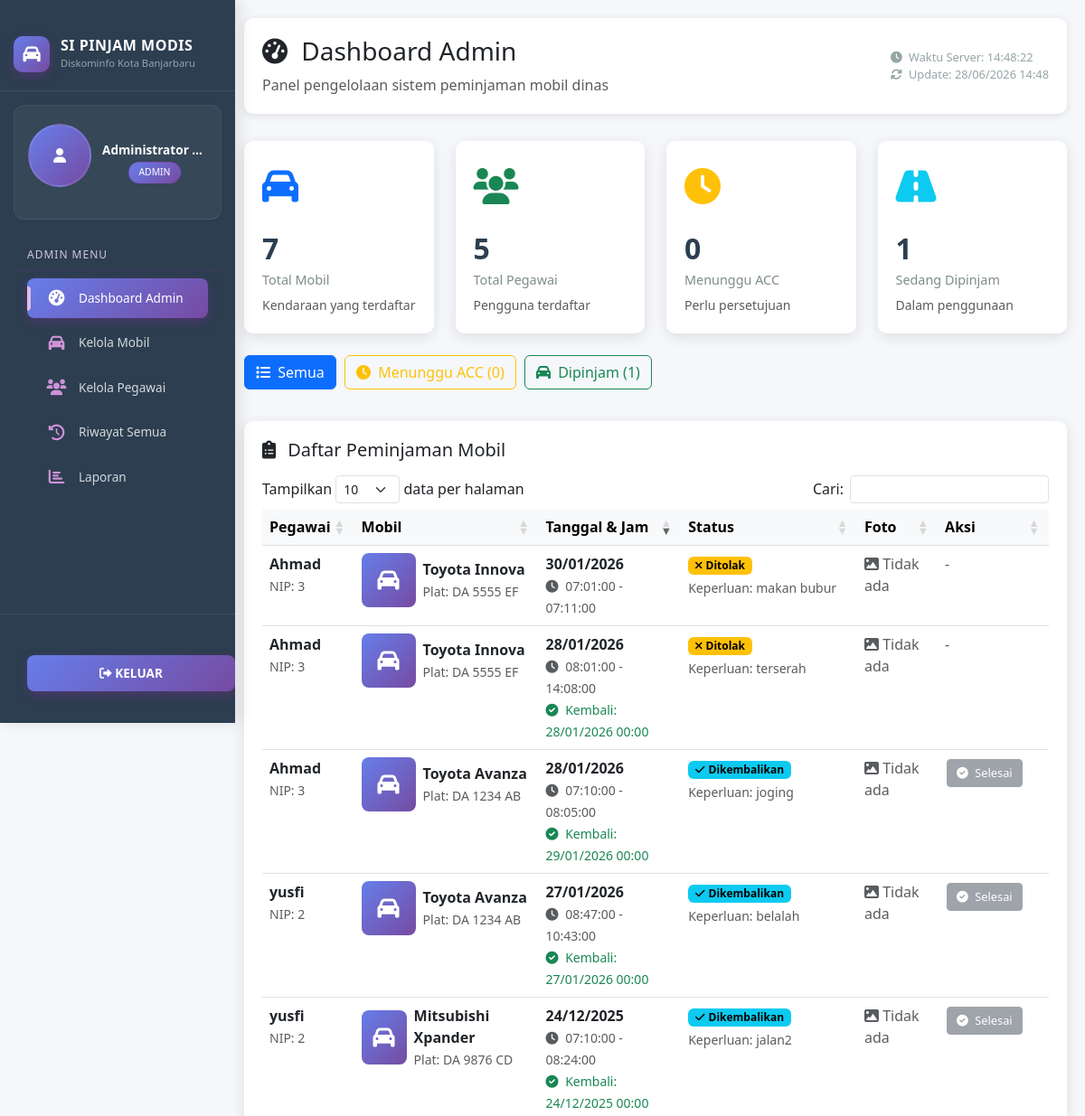
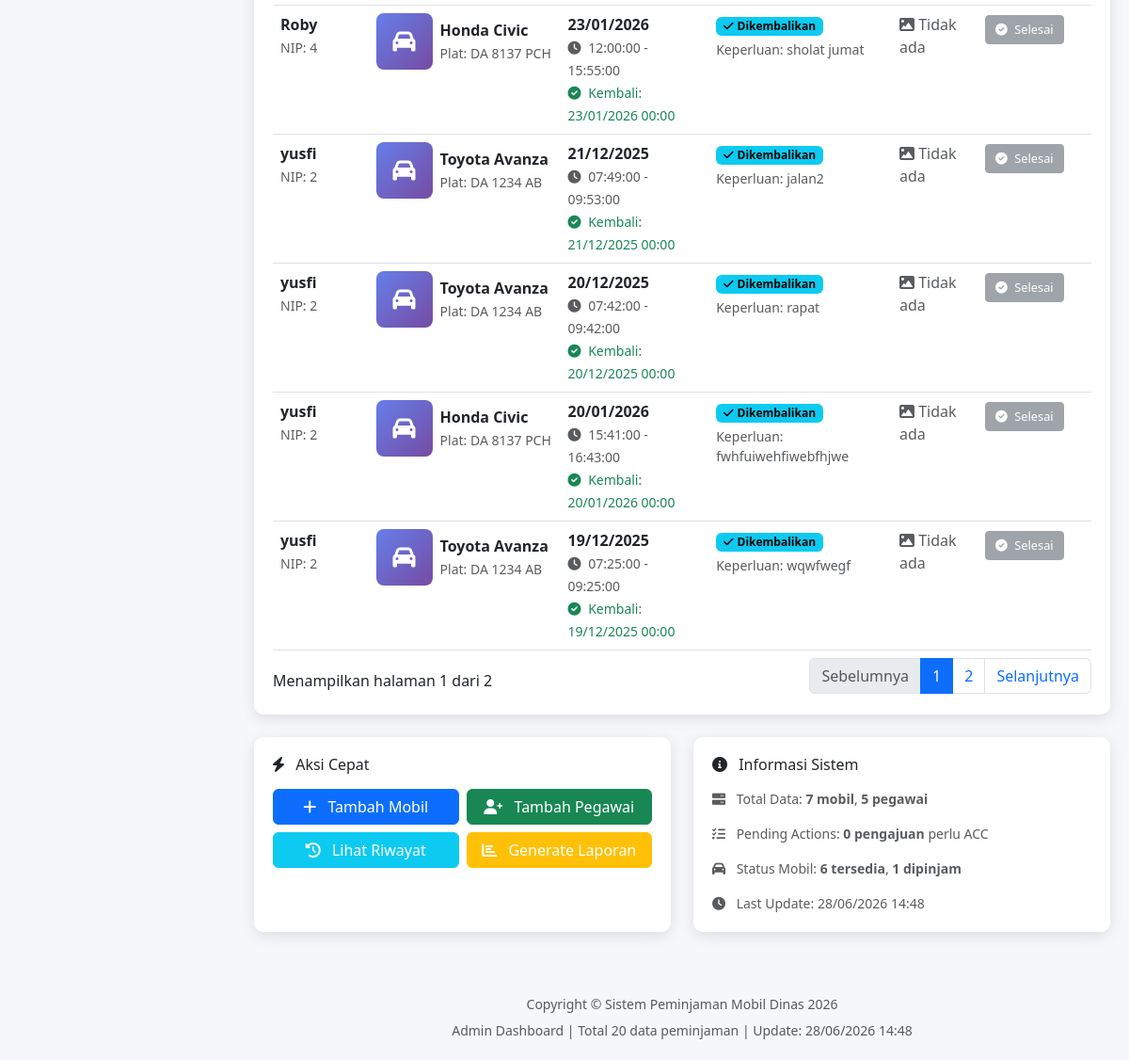
/admin/admin-dashboard.php (signed in), run on the app's committed database (2 pictures, top to bottom).
### tables this page shows
CREATE TABLE `peminjaman` (
  `id` int(11) NOT NULL,
  `user_id` int(11) DEFAULT NULL,
  `mobil_id` int(11) DEFAULT NULL,
  `tanggal_pinjam` date DEFAULT NULL,
  `jam_mulai` time DEFAULT NULL,
  `jam_selesai` time DEFAULT NULL,
  `keperluan` text DEFAULT NULL,
  `tanggal_kembali` date DEFAULT NULL,
  `status` enum('Menunggu ACC','Dipinjam','Dikembalikan','Ditolak','Dibatalkan') DEFAULT 'Menunggu ACC'
);

CREATE TABLE `users` (
  `id` int(11) NOT NULL,
  `nama` varchar(100) DEFAULT NULL,
  `nip` varchar(30) DEFAULT NULL,
  `password` varchar(255) DEFAULT NULL,
  `role` enum('pegawai','admin') DEFAULT 'pegawai',
  `jabatan` varchar(100) DEFAULT NULL,
  `bidang_id` int(11) DEFAULT NULL,
  `seksi_id` int(11) DEFAULT NULL,
  `no_hp` varchar(20) DEFAULT NULL
);

CREATE TABLE `mobil` (
  `id` int(11) NOT NULL,
  `nama_mobil` varchar(100) DEFAULT NULL,
  `nomor_plat` varchar(20) DEFAULT NULL,
  `tahun` year(4) DEFAULT NULL,
  `warna` varchar(30) DEFAULT NULL,
  `kapasitas` int(2) DEFAULT NULL,
  `status` enum('Tersedia','Dipinjam') DEFAULT 'Tersedia',
  `foto` varchar(255) DEFAULT NULL,
  `keterangan` text DEFAULT NULL,
  `dipakai_oleh` varchar(255) DEFAULT '-'
);

### admin/admin-dashboard.php (the view, shortened to what the rows shown need)
<?php
include "../config/database.php";
$data = mysqli_query($conn, "
    SELECT
        peminjaman.*,
        users.nama,
        mobil.nama_mobil,
        mobil.nomor_plat,
        mobil.foto
    FROM peminjaman
    JOIN users ON users.id = peminjaman.user_id
    JOIN mobil ON mobil.id = peminjaman.mobil_id
    ORDER BY
        CASE
            WHEN peminjaman.status = 'Menunggu ACC' THEN 1
            WHEN peminjaman.status = 'Dipinjam' THEN 2
            WHEN peminjaman.status = 'Lewat Batas' THEN 3
            ELSE 4
        END,
        peminjaman.tanggal_pinjam DESC,
        peminjaman.jam_mulai DESC
");
?>
<!DOCTYPE html>
<html lang="id">
<head>
    <link href="https://cdn.jsdelivr.net/npm/bootstrap@5.3.0/dist/css/bootstrap.min.css" rel="stylesheet">
    <link href="https://cdnjs.cloudflare.com/ajax/libs/font-awesome/6.0.0/css/all.min.css" rel="stylesheet">
    <link rel="stylesheet" href="https://cdn.datatables.net/1.13.4/css/dataTables.bootstrap5.min.css">
</head>
<body>
    <div class="main-content">
        <div class="page-header">
            <div class="d-flex justify-content-between align-items-center">
                <div>
                    <h1 class="h3 mb-2">
                        <i class="fas fa-tachometer-alt me-2"></i> Dashboard Admin
                    </h1>
                </div>
            </div>
        </div>
        <div class="table-card">
            <div class="table-responsive">
                <table id="peminjamanTable" class="table table-hover">
                    <thead class="table-light">
                        <tr>
                            <th>Pegawai</th>
                            <th>Mobil</th>
                            <th>Tanggal & Jam</th>
                            <th>Status</th>
                            <th>Foto</th>
                            <th>Aksi</th>
                        </tr>
                    </thead>
                    <tbody>
                        <?php if (mysqli_num_rows($data) > 0): ?>
                            <?php while ($r = mysqli_fetch_assoc($data)):
                                $status_class = '';
                                if ($r['status'] == 'Menunggu ACC') $status_class = 'badge-menunggu';
                                elseif ($r['status'] == 'Dipinjam') $status_class = 'badge-dipinjam';
                                elseif ($r['status'] == 'Dikembalikan') $status_class = 'badge-dikembalikan';
                                elseif ($r['status'] == 'Ditolak') $status_class = 'badge-ditolak';
                                elseif ($r['status'] == 'Dibatalkan') $status_class = 'badge-batal';
                                elseif ($r['status'] == 'Lewat Batas') $status_class = 'badge-lewat urgent-badge';
                                $filter_class = '';
                                if ($r['status'] == 'Menunggu ACC') $filter_class = 'menunggu';
                                elseif ($r['status'] == 'Dipinjam') $filter_class = 'dipinjam';
                                elseif ($r['status'] == 'Lewat Batas') $filter_class = 'lewat';
                                else $filter_class = 'lainnya';
                            ?>
                                <tr class="peminjaman-item" data-status="<?= $filter_class ?>">
                                    <td>
                                        <div>
                                            <strong><?= htmlspecialchars($r['nama']) ?></strong><br>
                                            <small class="text-muted">NIP: <?= htmlspecialchars($r['user_id']) ?></small>
                                        </div>
                                    </td>
                                    <td>
                                        <div class="d-flex align-items-center">
                                            <?php if (!empty($r['foto'])): ?>
                                                <img src="../uploads/<?= $r['foto'] ?>" class="mobil-thumb me-2" alt="<?= htmlspecialchars($r['nama_mobil']) ?>">
                                            <?php else: ?>
                                                <div class="no-photo-thumb me-2">
                                                    <i class="fas fa-car"></i>
                                                </div>
                                            <?php endif; ?>
                                            <div>
                                                <strong><?= htmlspecialchars($r['nama_mobil']) ?></strong><br>
                                                <small class="text-muted">Plat: <?= htmlspecialchars($r['nomor_plat']) ?></small>
                                            </div>
                                        </div>
                                    </td>
                                    <td>
                                        <strong><?= date('d/m/Y', strtotime($r['tanggal_pinjam'])) ?></strong><br>
                                        <small class="text-muted">
                                            <i class="fas fa-clock me-1"></i>
                                            <?= $r['jam_mulai'] ?> - <?= $r['jam_selesai'] ?>
                                        </small>
                                        <?php if ($r['tanggal_kembali']): ?>
                                            <br><small class="text-success">
                                                <i class="fas fa-check-circle me-1"></i>
                                                Kembali: <?= date('d/m/Y H:i', strtotime($r['tanggal_kembali'])) ?>
                                            </small>
                                        <?php endif; ?>
                                    </td>
                                    <td>
                                        <span class="badge <?= $status_class ?>">
                                            <?php
                                            switch ($r['status']) {
                                                case 'Dipinjam':
                                                    echo '<i class="fas fa-car me-1"></i>';
                                                    break;
                                                case 'Dikembalikan':
                                                    echo '<i class="fas fa-check me-1"></i>';
                                                    break;
                                                case 'Ditolak':
                                                    echo '<i class="fas fa-times me-1"></i>';
                                                    break;
                                                case 'Dibatalkan':
                                                    echo '<i class="fas fa-ban me-1"></i>';
                                                    break;
                                            }
                                            echo $r['status'];
                                            ?>
                                        </span>
                                        <br>
                                        <small class="text-muted mt-1 d-block">
                                            Keperluan: <?= mb_strlen($r['keperluan']) > 30 ? mb_substr($r['keperluan'], 0, 30) . '...' : htmlspecialchars($r['keperluan']) ?>
                                        </small>
                                    </td>
                                    <td>
                                        <?php if (!empty($r['foto'])): ?>
                                            <button class="btn btn-sm btn-outline-primary" onclick="showImageModal('../uploads/<?= $r['foto'] ?>', '<?= htmlspecialchars($r['nama_mobil']) ?>')">
                                                <i class="fas fa-eye"></i> Lihat
                                            </button>
                                        <?php else: ?>
                                            <span class="text-muted"><i class="fas fa-image"></i> Tidak ada</span>
                                        <?php endif; ?>
                                    </td>
                                    <td>
                                        <div class="action-buttons">
                                            <?php if ($r['status'] == 'Menunggu ACC'): ?>
                                                <a href="../actions/verifikasi.php?id=<?= $r['id'] ?>&s=Dipinjam"
                                                    class="btn btn-success btn-sm"
                                                    onclick="return confirm('Setujui peminjaman ini?\nPegawai: <?= addslashes($r['nama']) ?>\nMobil: <?= addslashes($r['nama_mobil']) ?>')"
                                                    title="Setujui Peminjaman">
                                                    <i class="fas fa-check me-1"></i> ACC
                                                </a>
                                                <a href="../actions/verifikasi.php?id=<?= $r['id'] ?>&s=Ditolak"
                                                    class="btn btn-danger btn-sm"
                                                    onclick="return confirm('Tolak peminjaman ini?\nPegawai: <?= addslashes($r['nama']) ?>\nMobil: <?= addslashes($r['nama_mobil']) ?>')"
                                                    title="Tolak Peminjaman">
                                                    <i class="fas fa-times me-1"></i> Tolak
                                                </a>
                                            <?php elseif ($r['status'] == 'Dipinjam' || $r['status'] == 'Lewat Batas'): ?>
                                                <a href="../actions/verifikasi.php?id=<?= $r['id'] ?>&s=Dikembalikan"
                                                    class="btn btn-info btn-sm"
                                                    onclick="return confirm('Tandai mobil telah dikembalikan?\nPegawai: <?= addslashes($r['nama']) ?>\nMobil: <?= addslashes($r['nama_mobil']) ?>')"
                                                    title="Tandai Dikembalikan">
                                                    <i class="fas fa-undo me-1"></i> Kembalikan
                                                </a>
                                            <?php elseif ($r['status'] == 'Dikembalikan'): ?>
                                                <button class="btn btn-secondary btn-sm" disabled title="Selesai">
                                                    <i class="fas fa-check-circle me-1"></i> Selesai
                                                </button>
                                            <?php else: ?>
                                                <span class="text-muted">-</span>
                                            <?php endif; ?>
                                        </div>
                                    </td>
                                </tr>
                            <?php endwhile; ?>
                        <?php endif; ?>
                    </tbody>
                </table>
            </div>
        </div>
    </div>
</body>
</html>

### data on the page
peminjaman: user.nama "Ahmad", user "3", mobil.nama_mobil "Toyota Innova", mobil.nomor_plat "DA 5555 EF", tanggal_pinjam "30/01/2026", jam_mulai "07:01:00", jam_selesai "07:11:00", status "Ditolak", keperluan "makan bubur"
peminjaman: user.nama "Ahmad", user "3", mobil.nama_mobil "Toyota Innova", mobil.nomor_plat "DA 5555 EF", tanggal_pinjam "28/01/2026", jam_mulai "08:01:00", jam_selesai "14:08:00", tanggal_kembali "28/01/2026 00:00", status "Ditolak", keperluan "terserah"
peminjaman: user.nama "Ahmad", user "3", mobil.nama_mobil "Toyota Avanza", mobil.nomor_plat "DA 1234 AB", tanggal_pinjam "28/01/2026", jam_mulai "07:10:00", jam_selesai "08:05:00", tanggal_kembali "29/01/2026 00:00", status "Dikembalikan", keperluan "joging", shows "Selesai"
peminjaman: user.nama "yusfi", user "2", mobil.nama_mobil "Toyota Avanza", mobil.nomor_plat "DA 1234 AB", tanggal_pinjam "27/01/2026", jam_mulai "08:47:00", jam_selesai "10:43:00", tanggal_kembali "27/01/2026 00:00", status "Dikembalikan", keperluan "belalah", shows "Selesai"
peminjaman: user.nama "Roby", user "4", mobil.nama_mobil "Honda Civic", mobil.nomor_plat "DA 8137 PCH", tanggal_pinjam "23/01/2026", jam_mulai "12:00:00", jam_selesai "15:55:00", tanggal_kembali "23/01/2026 00:00", status "Dikembalikan", keperluan "sholat jumat", shows "Selesai"
peminjaman: user.nama "yusfi", user "2", mobil.nama_mobil "Honda Civic", mobil.nomor_plat "DA 8137 PCH", tanggal_pinjam "20/01/2026", jam_mulai "15:41:00", jam_selesai "16:43:00", tanggal_kembali "20/01/2026 00:00", status "Dikembalikan", keperluan "fwhfuiwehfiwebfhjwe", shows "Selesai"
peminjaman: user.nama "yusfi", user "2", mobil.nama_mobil "Mitsubishi Xpander", mobil.nomor_plat "DA 9876 CD", tanggal_pinjam "24/12/2025", jam_mulai "07:10:00", jam_selesai "08:24:00", tanggal_kembali "24/12/2025 00:00", status "Dikembalikan", keperluan "jalan2", shows "Selesai"
peminjaman: user.nama "yusfi", user "2", mobil.nama_mobil "Toyota Avanza", mobil.nomor_plat "DA 1234 AB", tanggal_pinjam "21/12/2025", jam_mulai "07:49:00", jam_selesai "09:53:00", tanggal_kembali "21/12/2025 00:00", status "Dikembalikan", keperluan "jalan2", shows "Selesai"
peminjaman: user.nama "yusfi", user "2", mobil.nama_mobil "Toyota Avanza", mobil.nomor_plat "DA 1234 AB", tanggal_pinjam "20/12/2025", jam_mulai "07:42:00", jam_selesai "09:42:00", tanggal_kembali "20/12/2025 00:00", status "Dikembalikan", keperluan "rapat", shows "Selesai"
peminjaman: user.nama "yusfi", user "2", mobil.nama_mobil "Toyota Avanza", mobil.nomor_plat "DA 1234 AB", tanggal_pinjam "19/12/2025", jam_mulai "07:25:00", jam_selesai "09:25:00", tanggal_kembali "19/12/2025 00:00", status "Dikembalikan", keperluan "wqwfwegf", shows "Selesai"

### other printed values
$user_name "Administrator…"
$role "ADMIN"
$stats['total_mobil'] "7"
$stats['total_pegawai'] "5"
$stats['menunggu_acc'] "0"
$stats['sedang_dipinjam'] "1"
mysqli_num_rows($data) "20"
